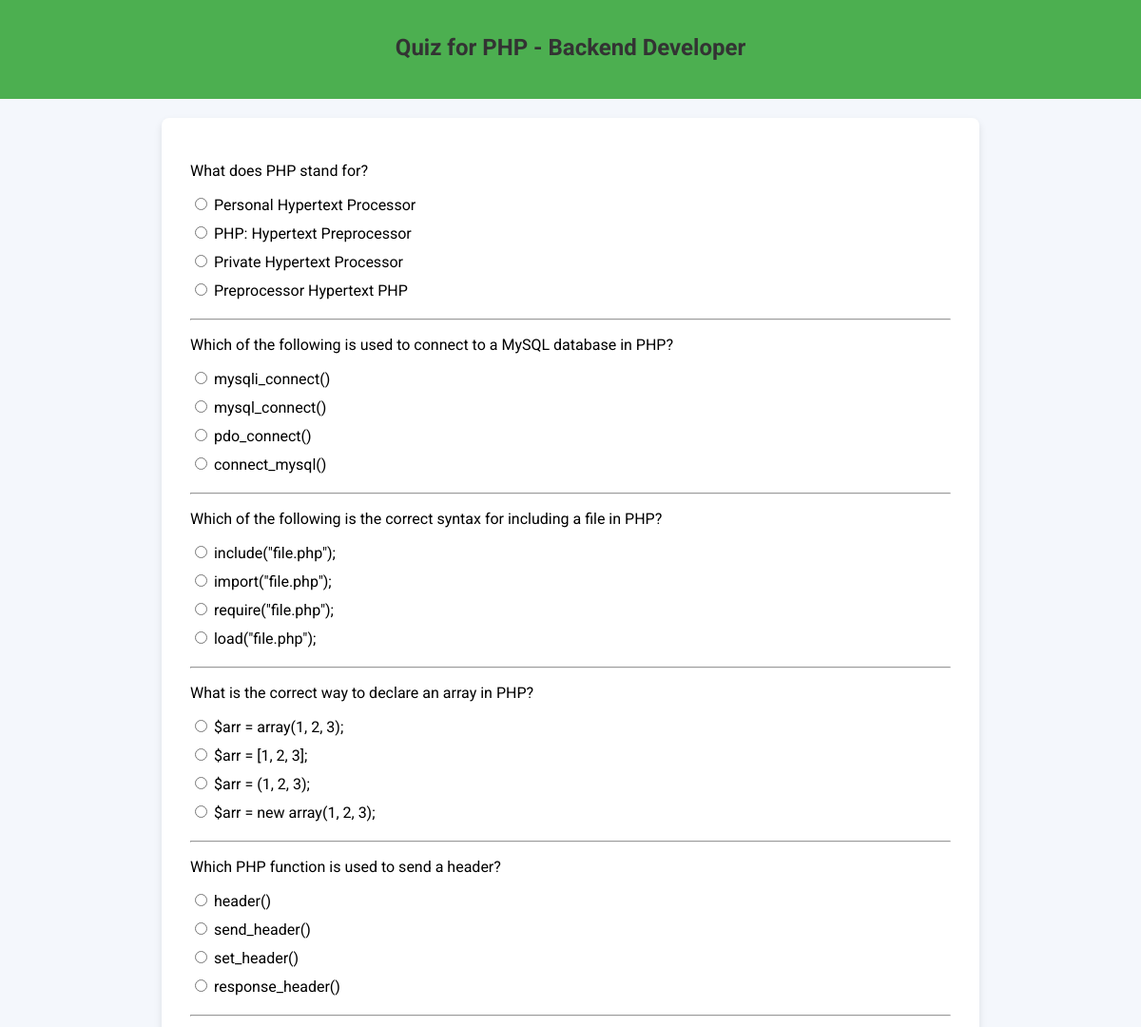
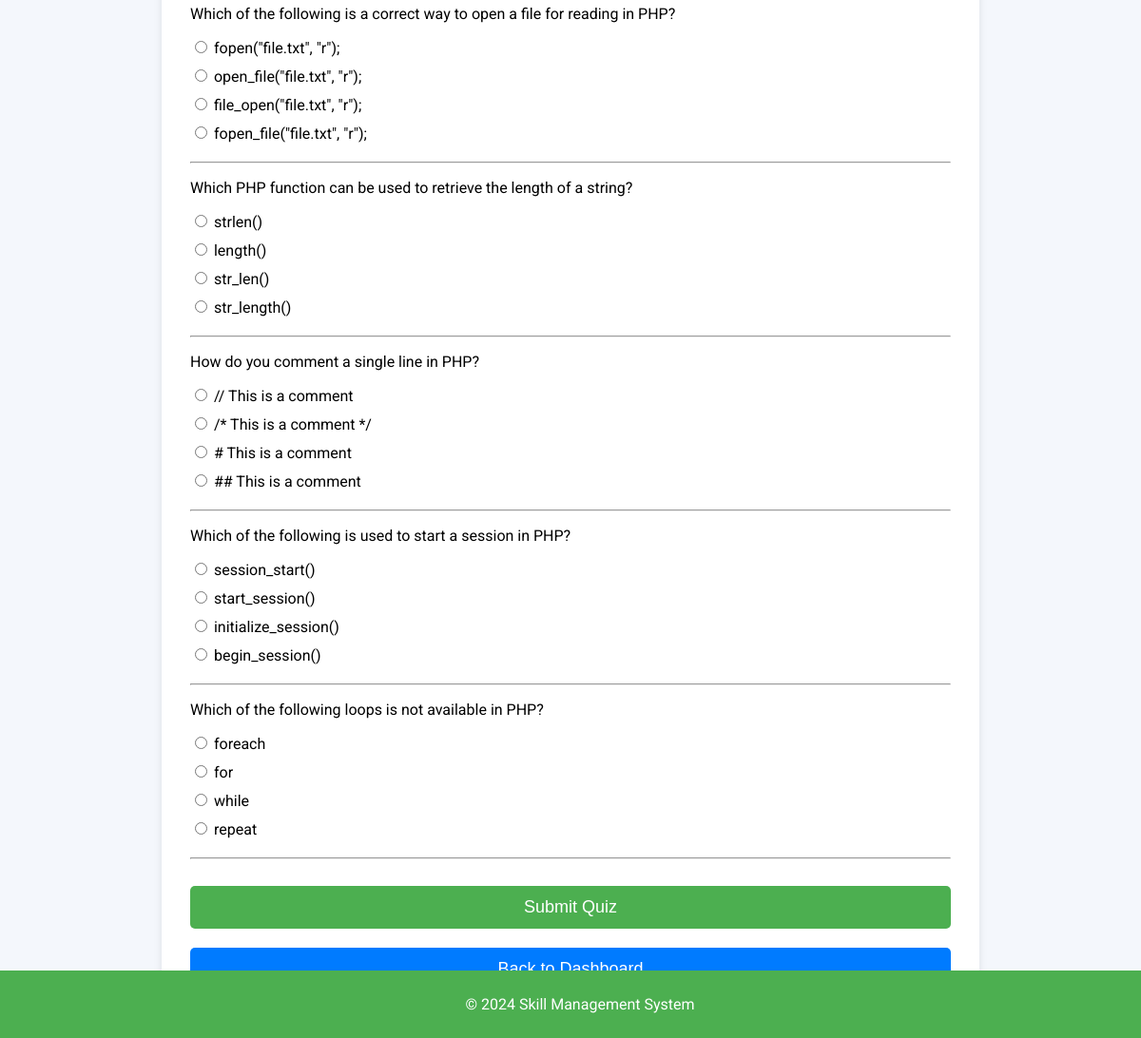
The page /skill_management_system/quiz_page.php?job_role=Backend Developer&skill=PHP (signed in) on the database its author committed (2 pictures, top to bottom).
### tables this page shows
CREATE TABLE `quiz_questions` (
  `id` int(11) NOT NULL,
  `job_role` varchar(255) NOT NULL,
  `skill` varchar(255) NOT NULL,
  `question` text NOT NULL,
  `option_a` varchar(255) NOT NULL,
  `option_b` varchar(255) NOT NULL,
  `option_c` varchar(255) NOT NULL,
  `option_d` varchar(255) NOT NULL,
  `correct_option` char(1) NOT NULL
);

### skill_management_system/quiz_page.php (the view, shortened to what this page needs)
<?php
require 'db_connection.php';
$job_role = $_GET['job_role'] ?? '';
$skill = $_GET['skill'] ?? '';
$query = "SELECT * FROM quiz_questions WHERE job_role = ? AND skill = ?";
$stmt = $conn->prepare($query);
$stmt->bind_param("ss", $job_role, $skill);
$stmt->execute();
$result = $stmt->get_result();
?>
<!DOCTYPE html>
<html lang="en">
<head>
</head>
<body>
<header>
    <h1>Quiz for <?php echo htmlspecialchars($skill); ?> - <?php echo htmlspecialchars($job_role); ?></h1>
</header>
<div class="quiz-container">
    <form method="POST" action="submit_quiz.php?job_role=<?php echo urlencode($job_role); ?>&skill=<?php echo urlencode($skill); ?>">
        <?php while ($row = $result->fetch_assoc()) : ?>
            <div class="question">
                <p><?php echo htmlspecialchars($row['question']); ?></p>
                <div class="option">
                    <input type="radio" name="question_<?php echo $row['id']; ?>" value="A" id="A_<?php echo $row['id']; ?>" required>
                    <label for="A_<?php echo $row['id']; ?>"><?php echo htmlspecialchars($row['option_a']); ?></label>
                </div>
                <div class="option">
                    <input type="radio" name="question_<?php echo $row['id']; ?>" value="B" id="B_<?php echo $row['id']; ?>" required>
                    <label for="B_<?php echo $row['id']; ?>"><?php echo htmlspecialchars($row['option_b']); ?></label>
                </div>
                <div class="option">
                    <input type="radio" name="question_<?php echo $row['id']; ?>" value="C" id="C_<?php echo $row['id']; ?>" required>
                    <label for="C_<?php echo $row['id']; ?>"><?php echo htmlspecialchars($row['option_c']); ?></label>
                </div>
                <div class="option">
                    <input type="radio" name="question_<?php echo $row['id']; ?>" value="D" id="D_<?php echo $row['id']; ?>" required>
                    <label for="D_<?php echo $row['id']; ?>"><?php echo htmlspecialchars($row['option_d']); ?></label>
                </div>
            </div>
            <hr>
        <?php endwhile; ?>
        <button type="submit">Submit Quiz</button>
    </form>
    <a href="skill_dashboard.php">
        <button class="back-button">Back to Dashboard</button>
    </a>
</div>
<footer>
    <p>&copy; 2024 Skill Management System</p>
</footer>
</body>
</html>

### skill_management_system/quiz_page.php (style rules this page uses)
body { font-family: 'Roboto', sans-serif; background-color: #f4f7fc; margin: 0; padding: 0; }
header { background-color: #4CAF50; color: white; text-align: center; padding: 20px; }
.quiz-container { max-width: 800px; margin: 20px auto; padding: 30px; background-color: white; border-radius: 8px; box-shadow: 0 4px 8px rgba(0, 0, 0, 0.1); }
h1 { font-size: 24px; margin-bottom: 20px; color: #333; }
.question { margin-bottom: 20px; }
.option { margin-bottom: 10px; }
label { font-size: 16px; }
button { width: 100%; padding: 12px; background-color: #4CAF50; color: white; border: none; border-radius: 5px; cursor: pointer; font-size: 18px; margin-top: 20px; transition: background-color 0.3s; }
.back-button { background-color: #007bff; margin-top: 20px; }
footer { text-align: center; padding: 10px; background-color: #4CAF50; color: white; position: fixed; bottom: 0; width: 100%; }

### rows shown on the page
quiz_questions: question "What does PHP stand for?", option_a "Personal Hypertext Processor", option_b "PHP: Hypertext Preprocessor", option_c "Private Hypertext Processor", option_d "Preprocessor Hypertext PHP"
quiz_questions: question "Which of the following is used to connect to a MySQL database in PHP?", option_a "mysqli_connect()", option_b "mysql_connect()", option_c "pdo_connect()", option_d "connect_mysql()"
quiz_questions: question "Which of the following is the correct syntax for including a file in PHP?", option_a "include(\"file.php\");", option_b "import(\"file.php\");", option_c "require(\"file.php\");", option_d "load(\"file.php\");"
quiz_questions: question "What is the correct way to declare an array in PHP?", option_a "$arr = array(1, 2, 3);", option_b "$arr = [1, 2, 3];", option_c "$arr = (1, 2, 3);", option_d "$arr = new array(1, 2, 3);"
quiz_questions: question "Which PHP function is used to send a header?", option_a "header()", option_b "send_header()", option_c "set_header()", option_d "response_header()"
quiz_questions: question "Which of the following is a correct way to open a file for reading in PHP?", option_a "fopen(\"file.txt\", \"r\");", option_b "open_file(\"file.txt\", \"r\");", option_c "file_open(\"file.txt\", \"r\");", option_d "fopen_file(\"file.txt\", \"r\");"
quiz_questions: question "Which PHP function can be used to retrieve the length of a string?", option_a "strlen()", option_b "length()", option_c "str_len()", option_d "str_length()"
quiz_questions: question "How do you comment a single line in PHP?", option_a "// This is a comment", option_b "/* This is a comment */", option_c "# This is a comment", option_d "## This is a comment"
quiz_questions: question "Which of the following is used to start a session in PHP?", option_a "session_start()", option_b "start_session()", option_c "initialize_session()", option_d "begin_session()"
quiz_questions: question "Which of the following loops is not available in PHP?", option_a "foreach", option_b "for", option_c "while", option_d "repeat"

### other values the page prints
$skill "PHP"
$job_role "Backend Developer"
